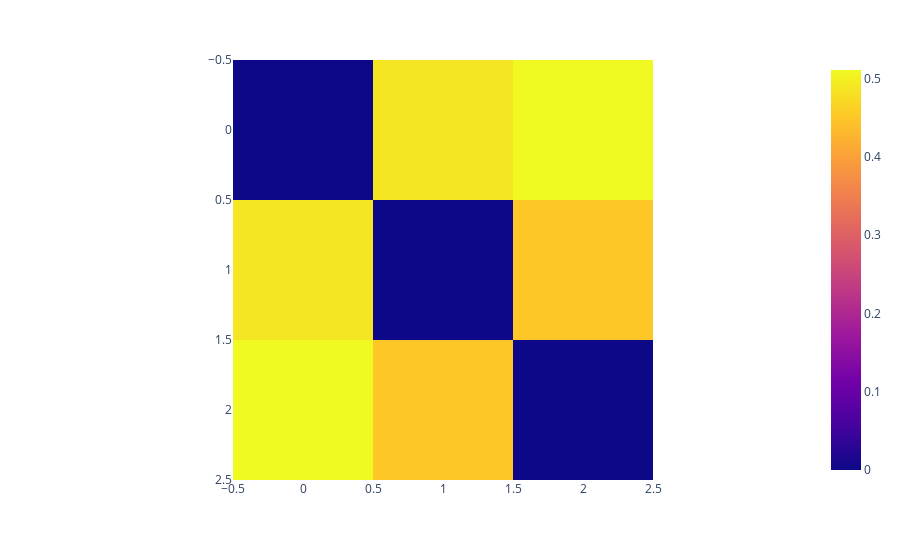

Notebook code cell kept with this figure:
### Code cell
fig = px.imshow(sim_matrix)
fig.show()

### Figure 1 — Plotly figure (JSON) as saved in the notebook; plotly's stock layout.template omitted (floating-point values rounded to 4 significant figures)
{"data": [{"coloraxis": "coloraxis", "hovertemplate": "x: %{x}<br>y: %{y}<br>color: %{z}<extra></extra>", "name": "0", "type": "heatmap", "xaxis": "x", "yaxis": "y", "z": [[0, 0.4868, 0.5106], [0.4868, 0, 0.4513], [0.5106, 0.4513, 0]]}], "layout": {"coloraxis": {"colorscale": [[0, "#0d0887"], [0.1111, "#46039f"], [0.2222, "#7201a8"], [0.3333, "#9c179e"], [0.4444, "#bd3786"], [0.5556, "#d8576b"], [0.6667, "#ed7953"], [0.7778, "#fb9f3a"], [0.8889, "#fdca26"], [1, "#f0f921"]]}, "margin": {"t": 60}, "xaxis": {"anchor": "y", "constrain": "domain", "domain": [0, 1], "scaleanchor": "y"}, "yaxis": {"anchor": "x", "autorange": "reversed", "constrain": "domain", "domain": [0, 1]}}}
